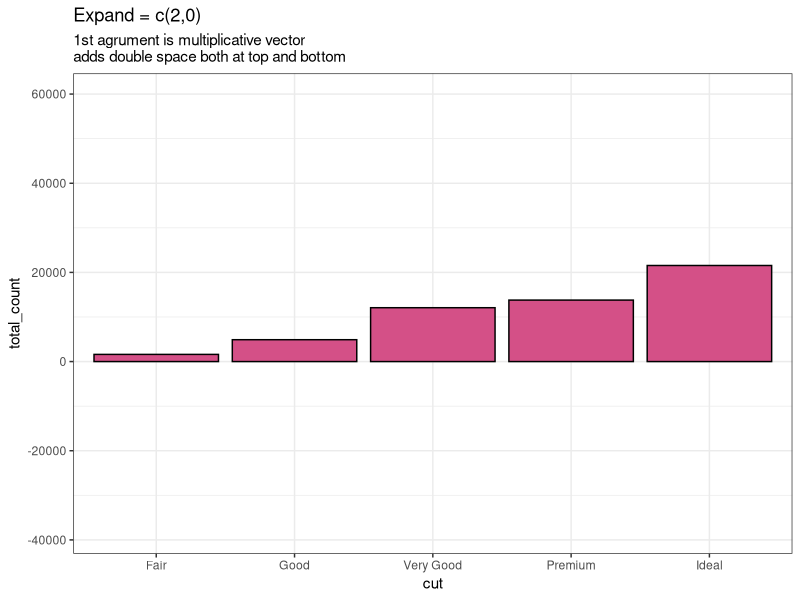
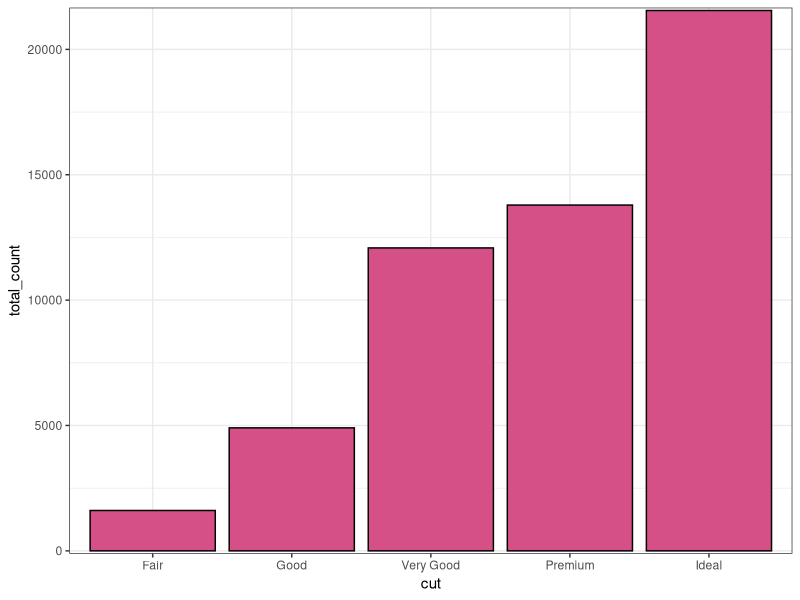
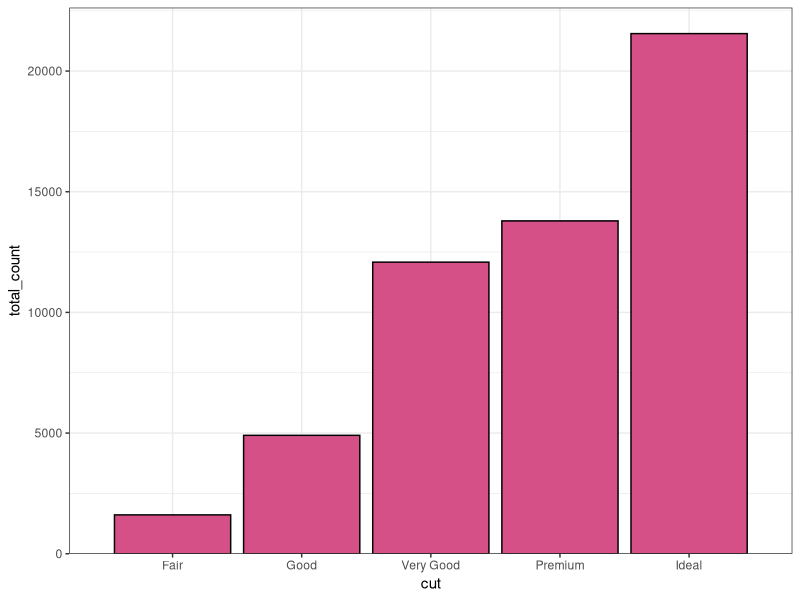

The R source for these figures, in order:
#Statistical Analysis of diamonds dataset
#Last Update- February 18, 2024
#Author- Shefali C.

library(tidyverse)

#working directory
working_dir <- getwd()
#directory to save plots to
img_dir <- paste0(working_dir, "/images/")

#dataset
df1 <- ggplot2::diamonds

#quick look
glimpse(df1)

#dataframe full view
View(df1)

#all column names
all_features <- colnames(df1)

#names of all numeric features
numeric_features <- colnames(df1 %>% select(where(is.numeric)))
#non-numeric features
non_numeric_features <- all_features[!(all_features %in% numeric_features)]

#Color palette
pal=c("#003f5c",
      "#2f4b7c",
      "#665191",
      "#a05195",
      "#d45087",
      "#f95d6a",
      "#ff7c43",
      "#ffa600")

##CATEGORICAL FEATURES

#1. cut
unique(df1$cut)

#total number of data points for each type of cut

df1 %>% 
  dplyr::group_by(cut) %>% 
  dplyr::summarise(total_count = n()) %>% 
  ggplot(aes(x=cut, y = total_count))+
  geom_bar(stat = "identity",fill = "#d45087", color = "black")+
  #remove space between X-axis and base of the bars
  scale_y_continuous(expand = c(2,0))+
  labs(title = "Expand = c(2,0)",
       subtitle = "1st agrument is multiplicative vector\nadds double space both at top and bottom")+
  theme_bw()

df1 %>% 
  dplyr::group_by(cut) %>% 
  dplyr::summarise(total_count = n()) %>% 
  ggplot(aes(x=cut, y = total_count))+
  geom_bar(stat = "identity",fill = "#d45087", color = "black")+
  #remove space between X-axis and base of the bars
  scale_y_continuous(expand = c(0,115))+ 
                     #limits = c(0,25000))+
  # labs(title = "Expand = c(2,0)",
  #      subtitle = "1st agrument is multiplicative vector\nadds double space both at top and bottom")+
  theme_bw()

df1 %>% 
  dplyr::group_by(cut) %>% 
  dplyr::summarise(total_count = n()) %>% 
  ggplot(aes(x=cut, y=total_count))+
  geom_bar(stat = "identity", fill= "#d45087", color = "black")+
  scale_y_continuous(expand = expansion(mult = c(0,0.05)))+
  #adding space to the left and right of x-axis
  scale_x_discrete(expand = expansion(mult = c(0.2,0.2)))+
  theme_bw()
